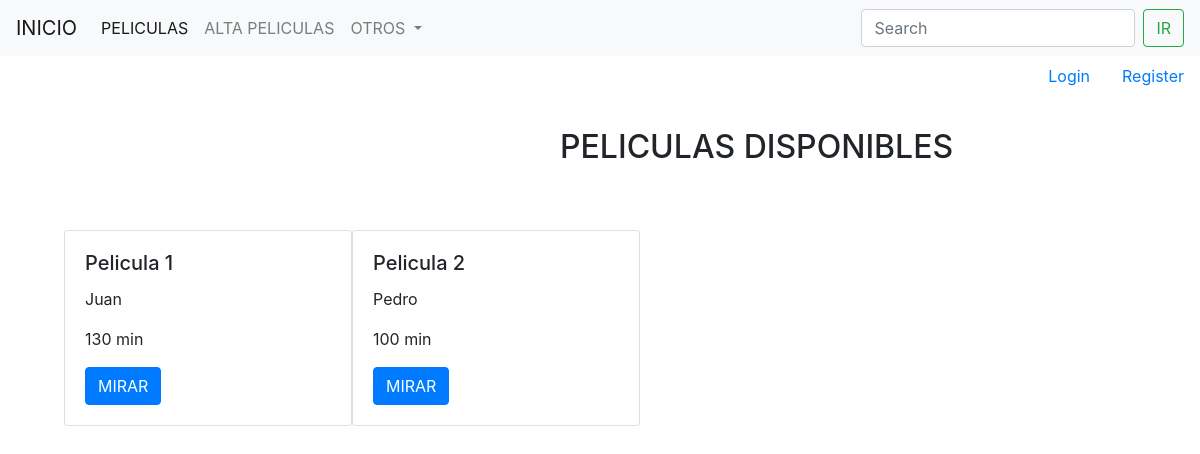
Before: /peliculas/ with the older database file.
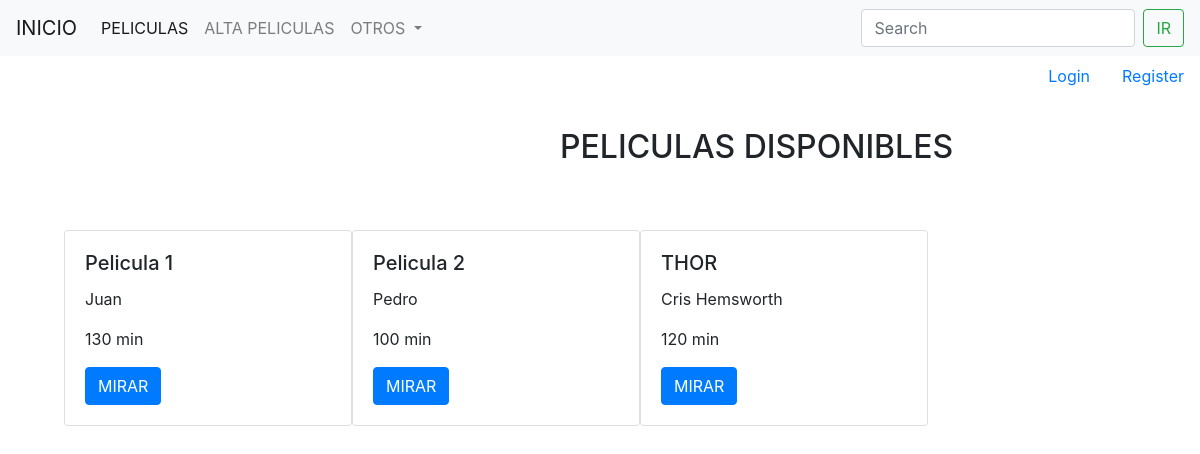
After: the same page with the newer database file.
### pelicula/models.py (models this page shows)
class Movie(models.Model):
    nombre = models.CharField(max_length=40)
    duracionminutos = models.IntegerField()
    actores = models.CharField(max_length=100)
    creacion =  models.IntegerField()
    SKU = models.CharField(max_length=30, unique=True)
    active = models.BooleanField(default=True)
    class Meta:
        verbose_name = 'pelicula'
        verbose_name_plural = 'peliculas'

### pelicula/views.py (the view)
# urls.py: path('', products, name = 'products'),
def products(request):
    print(request.method)
    productos = Movie.objects.all()
    context = {'productos':productos}
    return render(request, 'peliculas.html', context=context)

### templates/peliculas.html
{% extends 'basep.html' %}
{% block contenido %}
<h2 style="margin-left:35rem; margin-top:2rem">PELICULAS DISPONIBLES</h2>
<div class="d-flex" style="margin-top:4rem; margin-left:4rem">
    {% for product in productos %}
    <div class="card" style="width: 18rem;">
        <div class="card-body">
            <h5 class="card-title">{{product.nombre}}</h5>
            <p class="card-text">{{product.actores}}</p>
            <p class="card-text">{{product.duracionminutos}} min</p>
            <a href="#" class="btn btn-primary">MIRAR</a>
        </div>
    </div>
    {% endfor %}
</div>
{% endblock %}

### templates/basep.html (shortened to what this page needs)
<!DOCTYPE html>
<html lang="en">
<head>
    <link rel="stylesheet" href="https://cdn.jsdelivr.net/npm/bootstrap@4.6.1/dist/css/bootstrap.min.css"
>
</head>
<body>
    <nav class="navbar navbar-expand-lg navbar-light bg-light">
        <a class="navbar-brand" href="/">INICIO</a>
        <div class="collapse navbar-collapse" id="navbarSupportedContent">
            <ul class="navbar-nav mr-auto">
            <li class="nav-item active">
                <a class="nav-link" href="/peliculas/">PELICULAS</a>
            </li>
            <li class="nav-item">
                <a class="nav-link" href="/peliculas/crear-peliculas/">ALTA PELICULAS</a>
            </li>
            <li class="nav-item dropdown">
                <a class="nav-link dropdown-toggle" href="#" id="navbarDropdown" role="button" data-toggle="dropdown" aria-haspopup="true" aria-expanded="false">
                OTROS
                </a>
                        </li>
            </ul>
            <form class="form-inline my-2 my-lg-0" action = "/peliculas/buscar-peliculas/" method = "GET">
            <input class="form-control mr-sm-2" type="search" placeholder="Search" aria-label="Search" name = 'search'>
            <button class="btn btn-outline-success my-2 my-sm-0" type="submit">IR</button>
            </form>
        </div>
        </nav>
        <ul class="nav justify-content-end">
            {% if request.user.is_authenticated %}
            <li class="nav-item">
                <a class="nav-link active" href="/logout/">Logout</a>
            </li>
            <li class="nav-item" style= margin-top:0.5rem>
                <a> {{request.user.username}} </a>
            </li>
            {% else %}
            <li class="nav-item">
                <a class="nav-link" href="/login/">Login</a>
            </li>
            <li class="nav-item">
                <a class="nav-link" href="/register/">Register</a>
            </li>
            {% endif %}
        </ul>
    {% block contenido %}
    {% endblock %}
</body>
</html>

Changed rows visible on the page:
added Movie: nombre "THOR", actores "Cris Hemsworth", duracionminutos "120"
